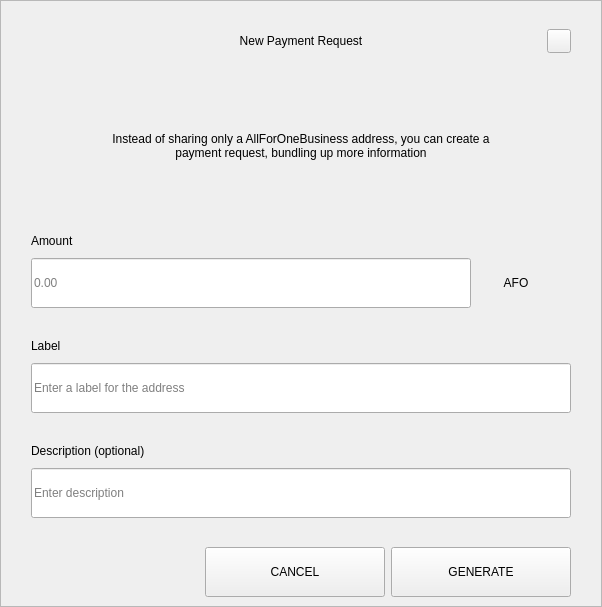
<?xml version="1.0" encoding="UTF-8"?>
<ui version="4.0">
 <class>RequestDialog</class>
 <widget class="QDialog" name="RequestDialog">
  <property name="geometry">
   <rect>
    <x>0</x>
    <y>0</y>
    <width>602</width>
    <height>607</height>
   </rect>
  </property>
  <property name="windowTitle">
   <string>Dialog</string>
  </property>
  <layout class="QVBoxLayout" name="verticalLayout_5">
   <property name="spacing">
    <number>0</number>
   </property>
   <property name="leftMargin">
    <number>0</number>
   </property>
   <property name="topMargin">
    <number>0</number>
   </property>
   <property name="rightMargin">
    <number>0</number>
   </property>
   <property name="bottomMargin">
    <number>0</number>
   </property>
   <item>
    <widget class="QFrame" name="frame">
     <property name="styleSheet">
      <string notr="true"/>
     </property>
     <property name="frameShape">
      <enum>QFrame::StyledPanel</enum>
     </property>
     <property name="frameShadow">
      <enum>QFrame::Raised</enum>
     </property>
     <layout class="QVBoxLayout" name="verticalLayout_4" stretch="1,0,0">
      <property name="spacing">
       <number>0</number>
      </property>
      <property name="leftMargin">
       <number>30</number>
      </property>
      <property name="topMargin">
       <number>20</number>
      </property>
      <property name="rightMargin">
       <number>30</number>
      </property>
      <property name="bottomMargin">
       <number>0</number>
      </property>
      <item>
       <layout class="QHBoxLayout" name="horizontalLayout_3">
        <property name="spacing">
         <number>0</number>
        </property>
        <item>
         <spacer name="horizontalSpacer_21">
          <property name="orientation">
           <enum>Qt::Horizontal</enum>
          </property>
          <property name="sizeHint" stdset="0">
           <size>
            <width>40</width>
            <height>20</height>
           </size>
          </property>
         </spacer>
        </item>
        <item>
         <widget class="QLabel" name="labelTitle">
          <property name="minimumSize">
           <size>
            <width>0</width>
            <height>40</height>
           </size>
          </property>
          <property name="maximumSize">
           <size>
            <width>16777215</width>
            <height>40</height>
           </size>
          </property>
          <property name="styleSheet">
           <string notr="true">padding-left:24px;</string>
          </property>
          <property name="text">
           <string>New Payment Request</string>
          </property>
          <property name="alignment">
           <set>Qt::AlignCenter</set>
          </property>
          <property name="margin">
           <number>7</number>
          </property>
         </widget>
        </item>
        <item>
         <spacer name="horizontalSpacer">
          <property name="orientation">
           <enum>Qt::Horizontal</enum>
          </property>
          <property name="sizeHint" stdset="0">
           <size>
            <width>40</width>
            <height>20</height>
           </size>
          </property>
         </spacer>
        </item>
        <item>
         <widget class="QPushButton" name="btnEsc">
          <property name="minimumSize">
           <size>
            <width>24</width>
            <height>24</height>
           </size>
          </property>
          <property name="maximumSize">
           <size>
            <width>24</width>
            <height>24</height>
           </size>
          </property>
          <property name="focusPolicy">
           <enum>Qt::NoFocus</enum>
          </property>
          <property name="text">
           <string/>
          </property>
         </widget>
        </item>
       </layout>
      </item>
      <item>
       <widget class="QStackedWidget" name="stack">
        <property name="minimumSize">
         <size>
          <width>540</width>
          <height>0</height>
         </size>
        </property>
        <property name="maximumSize">
         <size>
          <width>540</width>
          <height>16777215</height>
         </size>
        </property>
        <property name="currentIndex">
         <number>0</number>
        </property>
        <widget class="QWidget" name="page_1">
         <property name="minimumSize">
          <size>
           <width>540</width>
           <height>0</height>
          </size>
         </property>
         <property name="maximumSize">
          <size>
           <width>540</width>
           <height>16777215</height>
          </size>
         </property>
         <layout class="QVBoxLayout" name="layout1">
          <property name="spacing">
           <number>0</number>
          </property>
          <property name="leftMargin">
           <number>0</number>
          </property>
          <property name="topMargin">
           <number>0</number>
          </property>
          <property name="rightMargin">
           <number>0</number>
          </property>
          <property name="bottomMargin">
           <number>0</number>
          </property>
          <item>
           <spacer name="verticalSpacer_21">
            <property name="orientation">
             <enum>Qt::Vertical</enum>
            </property>
            <property name="sizeType">
             <enum>QSizePolicy::Fixed</enum>
            </property>
            <property name="sizeHint" stdset="0">
             <size>
              <width>20</width>
              <height>30</height>
             </size>
            </property>
           </spacer>
          </item>
          <item alignment="Qt::AlignHCenter">
           <widget class="QLabel" name="labelMessage">
            <property name="minimumSize">
             <size>
              <width>400</width>
              <height>50</height>
             </size>
            </property>
            <property name="text">
             <string>Instead of sharing only a AllForOneBusiness address, you can create a payment request, bundling up more information</string>
            </property>
            <property name="alignment">
             <set>Qt::AlignCenter</set>
            </property>
            <property name="wordWrap">
             <bool>true</bool>
            </property>
           </widget>
          </item>
          <item alignment="Qt::AlignBottom">
           <widget class="QWidget" name="containerAmount" native="true">
            <layout class="QVBoxLayout" name="verticalLayout">
             <property name="spacing">
              <number>9</number>
             </property>
             <property name="leftMargin">
              <number>0</number>
             </property>
             <property name="topMargin">
              <number>0</number>
             </property>
             <property name="rightMargin">
              <number>0</number>
             </property>
             <property name="bottomMargin">
              <number>0</number>
             </property>
             <item>
              <widget class="QLabel" name="labelSubtitleAmount">
               <property name="minimumSize">
                <size>
                 <width>350</width>
                 <height>16</height>
                </size>
               </property>
               <property name="maximumSize">
                <size>
                 <width>16777215</width>
                 <height>16</height>
                </size>
               </property>
               <property name="text">
                <string>Amount</string>
               </property>
              </widget>
             </item>
             <item alignment="Qt::AlignTop">
              <widget class="QWidget" name="layoutAmount" native="true">
               <layout class="QHBoxLayout" name="horizontalLayout" stretch="2,0">
                <property name="spacing">
                 <number>0</number>
                </property>
                <property name="leftMargin">
                 <number>0</number>
                </property>
                <property name="topMargin">
                 <number>0</number>
                </property>
                <property name="rightMargin">
                 <number>0</number>
                </property>
                <property name="bottomMargin">
                 <number>0</number>
                </property>
                <item>
                 <widget class="QLineEdit" name="lineEditAmount">
                  <property name="minimumSize">
                   <size>
                    <width>0</width>
                    <height>50</height>
                   </size>
                  </property>
                  <property name="maximumSize">
                   <size>
                    <width>16777215</width>
                    <height>50</height>
                   </size>
                  </property>
                  <property name="placeholderText">
                   <string notr="true">0.00</string>
                  </property>
                 </widget>
                </item>
                <item>
                 <widget class="QWidget" name="comboContainer" native="true">
                  <property name="minimumSize">
                   <size>
                    <width>100</width>
                    <height>50</height>
                   </size>
                  </property>
                  <property name="maximumSize">
                   <size>
                    <width>16777215</width>
                    <height>50</height>
                   </size>
                  </property>
                  <layout class="QHBoxLayout" name="horizontalLayout_31">
                   <property name="spacing">
                    <number>0</number>
                   </property>
                   <property name="leftMargin">
                    <number>0</number>
                   </property>
                   <property name="topMargin">
                    <number>0</number>
                   </property>
                   <property name="rightMargin">
                    <number>10</number>
                   </property>
                   <property name="bottomMargin">
                    <number>0</number>
                   </property>
                   <item>
                    <widget class="QLabel" name="comboBoxCoin">
                     <property name="text">
                      <string>AFO</string>
                     </property>
                     <property name="alignment">
                      <set>Qt::AlignCenter</set>
                     </property>
                    </widget>
                   </item>
                  </layout>
                 </widget>
                </item>
               </layout>
              </widget>
             </item>
            </layout>
           </widget>
          </item>
          <item>
           <spacer name="verticalSpacer_31">
            <property name="orientation">
             <enum>Qt::Vertical</enum>
            </property>
            <property name="sizeType">
             <enum>QSizePolicy::Fixed</enum>
            </property>
            <property name="sizeHint" stdset="0">
             <size>
              <width>20</width>
              <height>30</height>
             </size>
            </property>
           </spacer>
          </item>
          <item>
           <layout class="QVBoxLayout" name="verticalLayoutLabel">
            <property name="spacing">
             <number>9</number>
            </property>
            <item>
             <widget class="QLabel" name="labelSubtitleLabel">
              <property name="minimumSize">
               <size>
                <width>0</width>
                <height>16</height>
               </size>
              </property>
              <property name="maximumSize">
               <size>
                <width>16777215</width>
                <height>16</height>
               </size>
              </property>
              <property name="text">
               <string>Label</string>
              </property>
             </widget>
            </item>
            <item>
             <widget class="QLineEdit" name="lineEditLabel">
              <property name="minimumSize">
               <size>
                <width>0</width>
                <height>50</height>
               </size>
              </property>
              <property name="maximumSize">
               <size>
                <width>16777215</width>
                <height>50</height>
               </size>
              </property>
              <property name="placeholderText">
               <string>Enter a label for the address</string>
              </property>
             </widget>
            </item>
           </layout>
          </item>
          <item>
           <spacer name="verticalSpacer_34">
            <property name="orientation">
             <enum>Qt::Vertical</enum>
            </property>
            <property name="sizeType">
             <enum>QSizePolicy::Fixed</enum>
            </property>
            <property name="sizeHint" stdset="0">
             <size>
              <width>20</width>
              <height>30</height>
             </size>
            </property>
           </spacer>
          </item>
          <item>
           <layout class="QVBoxLayout" name="verticalLayoutDescription">
            <property name="spacing">
             <number>9</number>
            </property>
            <item>
             <widget class="QLabel" name="labelSubtitleDescription">
              <property name="minimumSize">
               <size>
                <width>0</width>
                <height>16</height>
               </size>
              </property>
              <property name="maximumSize">
               <size>
                <width>16777215</width>
                <height>16</height>
               </size>
              </property>
              <property name="text">
               <string>Description (optional)</string>
              </property>
             </widget>
            </item>
            <item>
             <widget class="QLineEdit" name="lineEditDescription">
              <property name="minimumSize">
               <size>
                <width>0</width>
                <height>50</height>
               </size>
              </property>
              <property name="maximumSize">
               <size>
                <width>16777215</width>
                <height>50</height>
               </size>
              </property>
              <property name="placeholderText">
               <string>Enter description</string>
              </property>
             </widget>
            </item>
            <item>
             <spacer name="verticalSpacer_4">
              <property name="orientation">
               <enum>Qt::Vertical</enum>
              </property>
              <property name="sizeType">
               <enum>QSizePolicy::Fixed</enum>
              </property>
              <property name="sizeHint" stdset="0">
               <size>
                <width>20</width>
                <height>20</height>
               </size>
              </property>
             </spacer>
            </item>
           </layout>
          </item>
         </layout>
        </widget>
        <widget class="QWidget" name="page_2">
         <layout class="QVBoxLayout" name="layout2">
          <item>
           <spacer name="verticalSpacer_5">
            <property name="orientation">
             <enum>Qt::Vertical</enum>
            </property>
            <property name="sizeType">
             <enum>QSizePolicy::Fixed</enum>
            </property>
            <property name="sizeHint" stdset="0">
             <size>
              <width>20</width>
              <height>50</height>
             </size>
            </property>
           </spacer>
          </item>
          <item alignment="Qt::AlignHCenter">
           <widget class="QLabel" name="labelQrImg">
            <property name="minimumSize">
             <size>
              <width>260</width>
              <height>260</height>
             </size>
            </property>
            <property name="maximumSize">
             <size>
              <width>260</width>
              <height>260</height>
             </size>
            </property>
            <property name="text">
             <string/>
            </property>
            <property name="alignment">
             <set>Qt::AlignCenter</set>
            </property>
           </widget>
          </item>
          <item>
           <spacer name="verticalSpacer_2">
            <property name="orientation">
             <enum>Qt::Vertical</enum>
            </property>
            <property name="sizeType">
             <enum>QSizePolicy::Fixed</enum>
            </property>
            <property name="sizeHint" stdset="0">
             <size>
              <width>20</width>
              <height>30</height>
             </size>
            </property>
           </spacer>
          </item>
          <item alignment="Qt::AlignHCenter">
           <widget class="QLabel" name="labelAddress">
            <property name="text">
             <string>D7VFR83SQbiezrW72hjcWJtcfip5krte2Z </string>
            </property>
           </widget>
          </item>
          <item>
           <spacer name="verticalSpacer_32">
            <property name="orientation">
             <enum>Qt::Vertical</enum>
            </property>
            <property name="sizeType">
             <enum>QSizePolicy::Expanding</enum>
            </property>
            <property name="sizeHint" stdset="0">
             <size>
              <width>20</width>
              <height>20</height>
             </size>
            </property>
           </spacer>
          </item>
          <item>
           <layout class="QHBoxLayout" name="horizontal">
            <property name="leftMargin">
             <number>20</number>
            </property>
            <property name="rightMargin">
             <number>20</number>
            </property>
            <property name="bottomMargin">
             <number>20</number>
            </property>
            <item>
             <spacer name="horizontalSpacer_4">
              <property name="orientation">
               <enum>Qt::Horizontal</enum>
              </property>
              <property name="sizeHint" stdset="0">
               <size>
                <width>40</width>
                <height>20</height>
               </size>
              </property>
             </spacer>
            </item>
            <item>
             <widget class="QPushButton" name="btnCopyAddress">
              <property name="minimumSize">
               <size>
                <width>180</width>
                <height>50</height>
               </size>
              </property>
              <property name="text">
               <string>COPY ADDRESS</string>
              </property>
             </widget>
            </item>
            <item>
             <widget class="QPushButton" name="btnCopyUrl">
              <property name="minimumSize">
               <size>
                <width>180</width>
                <height>50</height>
               </size>
              </property>
              <property name="text">
               <string>COPY URL</string>
              </property>
             </widget>
            </item>
            <item>
             <spacer name="horizontalSpacer_2">
              <property name="orientation">
               <enum>Qt::Horizontal</enum>
              </property>
              <property name="sizeHint" stdset="0">
               <size>
                <width>40</width>
                <height>20</height>
               </size>
              </property>
             </spacer>
            </item>
           </layout>
          </item>
         </layout>
        </widget>
       </widget>
      </item>
      <item>
       <widget class="QWidget" name="buttonsStack" native="true">
        <layout class="QHBoxLayout" name="horizontalLayout_5">
         <property name="leftMargin">
          <number>20</number>
         </property>
         <property name="rightMargin">
          <number>0</number>
         </property>
         <item>
          <spacer name="horizontalSpacer_41">
           <property name="orientation">
            <enum>Qt::Horizontal</enum>
           </property>
           <property name="sizeHint" stdset="0">
            <size>
             <width>40</width>
             <height>20</height>
            </size>
           </property>
          </spacer>
         </item>
         <item>
          <widget class="QPushButton" name="btnCancel">
           <property name="minimumSize">
            <size>
             <width>180</width>
             <height>50</height>
            </size>
           </property>
           <property name="focusPolicy">
            <enum>Qt::NoFocus</enum>
           </property>
           <property name="text">
            <string>CANCEL</string>
           </property>
          </widget>
         </item>
         <item>
          <widget class="QPushButton" name="btnSave">
           <property name="minimumSize">
            <size>
             <width>180</width>
             <height>50</height>
            </size>
           </property>
           <property name="focusPolicy">
            <enum>Qt::NoFocus</enum>
           </property>
           <property name="text">
            <string>GENERATE</string>
           </property>
          </widget>
         </item>
        </layout>
       </widget>
      </item>
     </layout>
    </widget>
   </item>
  </layout>
 </widget>
 <resources/>
 <connections/>
</ui>
